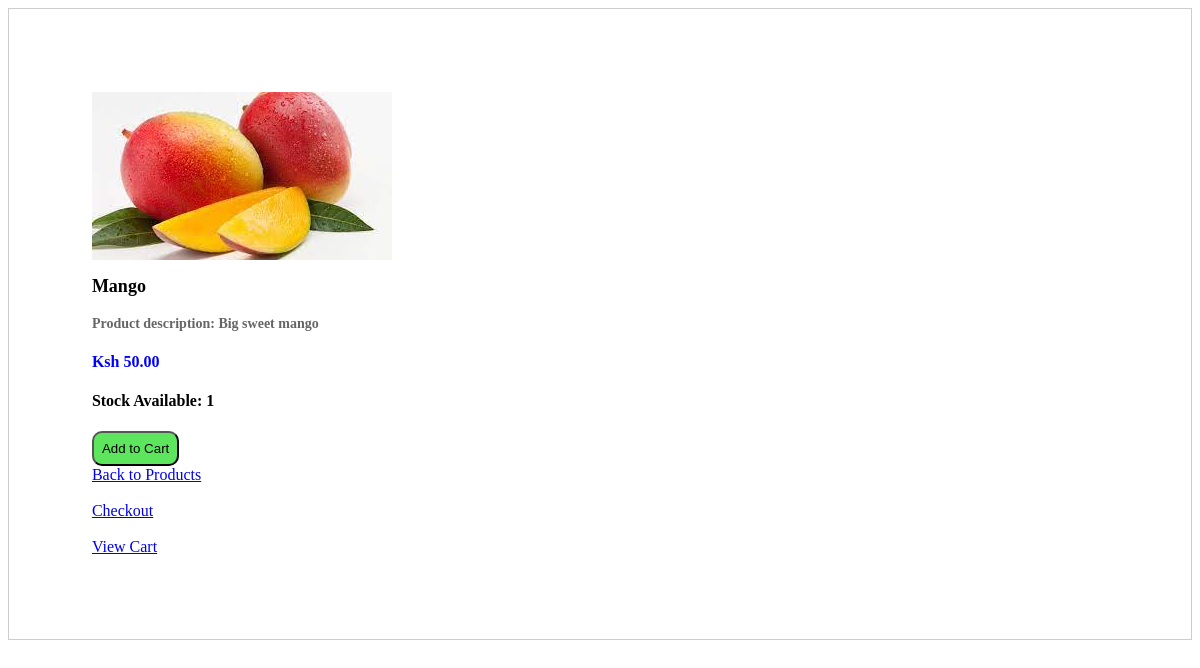
The app's page /inventory/products/11 with its own data.
### inventory/models.py (models this page shows)
class Product(models.Model):
    name=models.CharField(max_length=32,default="")
    price=models.DecimalField(max_digits=8,decimal_places=2)
    description=models.TextField()
    image=models.ImageField(upload_to='inventory/images/')
    date_created=models.DateTimeField(auto_now_add=True)
    date_updated=models.DateTimeField(auto_now=True)
    stock=models.PositiveIntegerField()
    vendor=models.ForeignKey(Vendor,null=True,on_delete=models.CASCADE)

### inventory/views.py (the view)
# urls.py: path("products/<int:id>",product_detail,name="product_detail_view"),
def product_detail(request,id):
    product=Product.objects.get(id=id)
    return render(request,"inventory/product_detail.html",{"product":product})

### templates/inventory/product_detail.html (shortened to what this page needs)
<!DOCTYPE html>
<html lang="en">
<head>
</head>
<div class="product-container">
{% block content %}
<img src="{{ product.image.url }}" alt="{{ product.name }}"/>
<h1 class="product-name">{{ product.name }}</h1>
<h4 class="product-description">Product description: {{ product.description }}</h4>
<h4 class="product-price">Ksh {{ product.price }}</h4>
<h4 class="product_stock">Stock Available: {{ product.stock }}</h4>
  <form method="post" action="{% url 'add_to_cart' product.id %}">
    <button type="submit">Add to Cart</button>
  </form>
  <a href="{% url 'products_list_view' %}">Back to Products</a><br><br>
  <a href="{% url 'login' %}">Checkout</a><br><br>
  <a href="{% url 'product_list_view' %}">View Cart</a>
{% endblock %}
</div>
</body>
</html>

### templates/inventory/product_detail.html (style rules this page uses)
.product-container { border: 1px solid #ccc; padding: 7%; margin-bottom: 10px; }
.product-name { font-size: 18px; font-weight: bold; margin-bottom: 5px; }
.product-description { font-size: 14px; color: #666; margin-bottom: 5px; }
.product-price { font-weight: bold; font-size: 16px; color: blue; }
button { border-radius: 10px; background-color: rgb(93, 230, 93); padding: 8px; }

### records on screen
Product: image (picture), name "Mango", description "Big sweet mango", price "50.00", stock "1"
